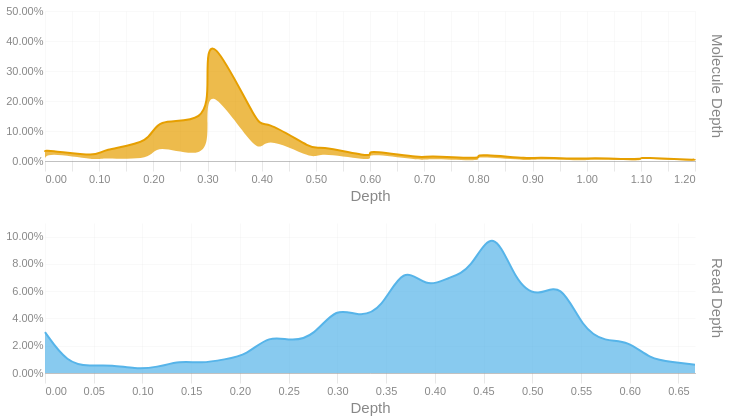

This figure's notebook cell:
### Code cell
readdep = depth_hist(tb['Read Depth'], q99, 3)
readdep = readdep.with_columns(pl.lit('Read Depth').alias('Metric'))
if not SKIPLR:
    moldep = depth_hist(tb['Molecule Depth'], mol_q99, 1)
    moldep = moldep.with_columns(pl.lit('Molecule Depth').alias('Metric'))
    _hist = pl.concat([readdep, moldep])
    _hist = _hist.filter(pl.col('Proportion') != 0)
    with SafeRender(_hist):
        (
            alt.Chart(_hist)        
            .mark_area(interpolate = "basis")
            .encode(
                x=alt.X('Bin:Q').scale(domainMin=0).axis(alt.Axis(title='Depth')),
                y = alt.Y('Proportion:Q', title = None).axis(format = '.2%'),
                color = alt.Color('Metric:N').legend(None),
                row = alt.Row("Metric:N").header(title = None, labelOrient = 'right'),
                tooltip = [
                    alt.Tooltip("Metric:N", title = "Metric"),
                    alt.Tooltip('Interval:N', title = "Depth Interval"),
                    alt.Tooltip('Proportion:Q', title = "% Alignments").format('.2%')
                ]
            )
            .resolve_scale(x='independent', y='independent')
            .properties(
                height = 150, width = 650,
                usermeta={'embedOptions': {'downloadFileName': f'{samplename}.depth.hist'}}
            )
        ).display()
else:
    readdep = readdep.filter(pl.col('Proportion') != 0)
    with SafeRender(readdep):
        (
            alt.Chart(readdep)        
            .mark_area(interpolate = "basis")
            .encode(
                x=alt.X('Bin:Q').scale(domainMin=0).axis(alt.Axis(title='Depth')),
                y = alt.Y('Proportion:Q', title = None).axis(format = '.2%'),
                tooltip = [
                    alt.Tooltip('Interval:N', title = "Depth Interval"),
                    alt.Tooltip('Proportion:Q', title = "% Alignments").format('.2%')
                ]
            )
            .properties(
                usermeta={'embedOptions': {'downloadFileName': f'{samplename}.depth.hist'}}
            )
        ).display()

### Figure 1 — Vega-Lite specification as saved in the notebook (floating-point values rounded to 4 significant figures)
{"width": 650, "height": 150, "config": {"title": {"anchor": "start", "dy": -15, "fontSize": 18, "color": "#888888", "subtitleColor": "#888888", "subtitleFontSize": 14}, "arc": {"fill": "#0072B2"}, "axis": {"domainColor": "#888888", "domainWidth": 0.5, "gridWidth": 0.2, "grid": false, "titleFontWeight": 400, "titleFontSize": 15, "labelFontSize": 11, "labelColor": "#888888", "tickColor": "#888888", "tickWidth": 0.2, "titleColor": "#888888"}, "axisBand": {"grid": false}, "axisX": {"grid": true, "tickSize": 10, "domainCap": "round"}, "axisY": {"domain": false, "grid": true, "tickSize": 0, "domainCap": "round"}, "background": "transparent", "header": {"labelFontSize": 15, "labelColor": "#888888", "titleFontSize": 15, "titleFontWeight": 600, "titleColor": "#888888"}, "legend": {"labelFont": "sans-serif", "labelFontSize": 12, "labelColor": "#888888", "symbolSize": 100, "symbolType": "circle", "titleFontSize": 12, "titlePadding": 10, "titleColor": "#888888", "title": null}, "range": {"category": ["#E69F00", "#56B4E9", "#009E73", "#F0E442", "#0072B2", "#D55E00", "#CC79A7", "#000000"], "diverging": ["#cfe8f3", "#a2d4ec", "#73bfe2", "#46abdb", "#1696d2", "#12719e"]}, "area": {"fill": "#0072B2", "fillOpacity": 0.7, "line": true, "strokeOpacity": 0.7}, "line": {"color": "#0072B2", "stroke": "#0072B2", "strokeWidth": 2}, "trail": {"color": "#0072B2", "stroke": "#0072B2", "strokeWidth": 0, "size": 1}, "point": {"filled": true, "fillOpacity": 1.0, "size": 95}, "text": {"color": "#888888", "fontSize": 11, "align": "right", "fontWeight": 400, "size": 11}, "bar": {"fill": "#0072B2", "stroke": null}, "view": {"stroke": null, "continuousWidth": 660, "continuousHeight": 400}}, "data": {"name": "data-417f0249bd9c8b7b542549cbf2611068"}, "mark": {"type": "area", "interpolate": "basis"}, "encoding": {"color": {"field": "Metric", "legend": null, "type": "nominal"}, "row": {"field": "Metric", "header": {"title": null, "labelOrient": "right"}, "type": "nominal"}, "tooltip": [{"field": "Metric", "title": "Metric", "type": "nominal"}, {"field": "Interval", "title": "Depth Interval", "type": "nominal"}, {"field": "Proportion", "format": ".2%", "title": "% Alignments", "type": "quantitative"}], "x": {"axis": {"title": "Depth"}, "field": "Bin", "scale": {"domainMin": 0}, "type": "quantitative"}, "y": {"axis": {"format": ".2%"}, "field": "Proportion", "title": null, "type": "quantitative"}}, "resolve": {"scale": {"x": "independent", "y": "independent"}}, "usermeta": {"embedOptions": {"downloadFileName": "S6_Altamaha_3947.depth.hist"}}, "$schema": "https://vega.github.io/schema/vega-lite/v6.1.0.json", "datasets": {"data-417f0249bd9c8b7b542549cbf2611068": [{"Bin": 0.0, "Interval": "0.0-0.023", "Proportion": 0.03, "Metric": "Read Depth"}, {"Bin": 0.023, "Interval": "0.023-0.046", "Proportion": 0.007, "Metric": "Read Depth"}, {"Bin": 0.046, "Interval": "0.046-0.069", "Proportion": 0.005, "Metric": "Read Depth"}, {"Bin": 0.069, "Interval": "0.069-0.092", "Proportion": 0.006, "Metric": "Read Depth"}, {"Bin": 0.092, "Interval": "0.092-0.115", "Proportion": 0.003, "Metric": "Read Depth"}, {"Bin": 0.115, "Interval": "0.115-0.138", "Proportion": 0.004, "Metric": "Read Depth"}, {"Bin": 0.138, "Interval": "0.138-0.161", "Proportion": 0.009, "Metric": "Read Depth"}, {"Bin": 0.161, "Interval": "0.161-0.184", "Proportion": 0.007, "Metric": "Read Depth"}, {"Bin": 0.184, "Interval": "0.184-0.207", "Proportion": 0.01, "Metric": "Read Depth"}, {"Bin": 0.207, "Interval": "0.207-0.23", "Proportion": 0.013, "Metric": "Read Depth"}, {"Bin": 0.23, "Interval": "0.23-0.253", "Proportion": 0.028, "Metric": "Read Depth"}, {"Bin": 0.253, "Interval": "0.253-0.276", "Proportion": 0.023, "Metric": "Read Depth"}, {"Bin": 0.276, "Interval": "0.276-0.299", "Proportion": 0.027, "Metric": "Read Depth"}, {"Bin": 0.299, "Interval": "0.299-0.322", "Proportion": 0.049, "Metric": "Read Depth"}, {"Bin": 0.322, "Interval": "0.322-0.345", "Proportion": 0.041, "Metric": "Read Depth"}, {"Bin": 0.345, "Interval": "0.345-0.368", "Proportion": 0.046, "Metric": "Read Depth"}, {"Bin": 0.368, "Interval": "0.368-0.391", "Proportion": 0.08, "Metric": "Read Depth"}, {"Bin": 0.391, "Interval": "0.391-0.414", "Proportion": 0.062, "Metric": "Read Depth"}, {"Bin": 0.414, "Interval": "0.414-0.437", "Proportion": 0.07, "Metric": "Read Depth"}, {"Bin": 0.437, "Interval": "0.437-0.46", "Proportion": 0.075, "Metric": "Read Depth"}, {"Bin": 0.46, "Interval": "0.46-0.483", "Proportion": 0.11, "Metric": "Read Depth"}, {"Bin": 0.483, "Interval": "0.483-0.506", "Proportion": 0.066, "Metric": "Read Depth"}, {"Bin": 0.506, "Interval": "0.506-0.529", "Proportion": 0.055, "Metric": "Read Depth"}, {"Bin": 0.529, "Interval": "0.529-0.552", "Proportion": 0.068, "Metric": "Read Depth"}, {"Bin": 0.552, "Interval": "0.552-0.575", "Proportion": 0.032, "Metric": "Read Depth"}, {"Bin": 0.575, "Interval": "0.575-0.598", "Proportion": 0.023, "Metric": "Read Depth"}, {"Bin": 0.598, "Interval": "0.598-0.621", "Proportion": 0.024, "Metric": "Read Depth"}, {"Bin": 0.621, "Interval": "0.621-0.644", "Proportion": 0.01, "Metric": "Read Depth"}, {"Bin": 0.644, "Interval": "0.644-0.667", "Proportion": 0.008, "Metric": "Read Depth"}, {"Bin": 0.667, "Interval": "0.667-0.69", "Proportion": 0.006, "Metric": "Read Depth"}, {"Bin": 0.0, "Interval": "0.0-0.0", "Proportion": 0.031, "Metric": "Molecule Depth"}, {"Bin": 0.0, "Interval": "0.0-0.1", "Proportion": 0.007, "Metric": "Molecule Depth"}, {"Bin": 0.1, "Interval": "0.1-0.1", "Proportion": 0.013, "Metric": "Molecule Depth"}, {"Bin": 0.1, "Interval": "0.1-0.2", "Proportion": 0.025, "Metric": "Molecule Depth"}, {"Bin": 0.2, "Interval": "0.2-0.2", "Proportion": 0.06, "Metric": "Molecule Depth"}, {"Bin": 0.2, "Interval": "0.2-0.3", "Proportion": 0.085, "Metric": "Molecule Depth"}, {"Bin": 0.3, "Interval": "0.3-0.3", "Proportion": 0.121, "Metric": "Molecule Depth"}, {"Bin": 0.3, "Interval": "0.3-0.3", "Proportion": 0.153, "Metric": "Molecule Depth"}, {"Bin": 0.3, "Interval": "0.3-0.4", "Proportion": 0.185, "Metric": "Molecule Depth"}, {"Bin": 0.4, "Interval": "0.4-0.4", "Proportion": 0.093, "Metric": "Molecule Depth"}, {"Bin": 0.4, "Interval": "0.4-0.5", "Proportion": 0.053, "Metric": "Molecule Depth"}, {"Bin": 0.5, "Interval": "0.5-0.5", "Proportion": 0.031, "Metric": "Molecule Depth"}, {"Bin": 0.5, "Interval": "0.5-0.6", "Proportion": 0.023, "Metric": "Molecule Depth"}, {"Bin": 0.6, "Interval": "0.6-0.6", "Proportion": 0.013, "Metric": "Molecule Depth"}, {"Bin": 0.6, "Interval": "0.6-0.6", "Proportion": 0.012, "Metric": "Molecule Depth"}, {"Bin": 0.6, "Interval": "0.6-0.7", "Proportion": 0.01, "Metric": "Molecule Depth"}, {"Bin": 0.7, "Interval": "0.7-0.7", "Proportion": 0.009, "Metric": "Molecule Depth"}, {"Bin": 0.7, "Interval": "0.7-0.8", "Proportion": 0.009, "Metric": "Molecule Depth"}, {"Bin": 0.8, "Interval": "0.8-0.8", "Proportion": 0.008, "Metric": "Molecule Depth"}, {"Bin": 0.8, "Interval": "0.8-0.8", "Proportion": 0.007, "Metric": "Molecule Depth"}, {"Bin": 0.8, "Interval": "0.8-0.9", "Proportion": 0.008, "Metric": "Molecule Depth"}, {"Bin": 0.9, "Interval": "0.9-0.9", "Proportion": 0.007, "Metric": "Molecule Depth"}, {"Bin": 0.9, "Interval": "0.9-1.0", "Proportion": 0.006, "Metric": "Molecule Depth"}, {"Bin": 1.0, "Interval": "1.0-1.0", "Proportion": 0.006, "Metric": "Molecule Depth"}, {"Bin": 1.0, "Interval": "1.0-1.1", "Proportion": 0.005, "Metric": "Molecule Depth"}, {"Bin": 1.1, "Interval": "1.1-1.1", "Proportion": 0.005, "Metric": "Molecule Depth"}, {"Bin": 1.1, "Interval": "1.1-1.1", "Proportion": 0.004, "Metric": "Molecule Depth"}, {"Bin": 1.1, "Interval": "1.1-1.2", "Proportion": 0.003, "Metric": "Molecule Depth"}, {"Bin": 1.2, "Interval": "1.2-1.2", "Proportion": 0.003, "Metric": "Molecule Depth"}, {"Bin": 1.2, "Interval": "1.2-1.27", "Proportion": 0.003, "Metric": "Molecule Depth"}]}}
